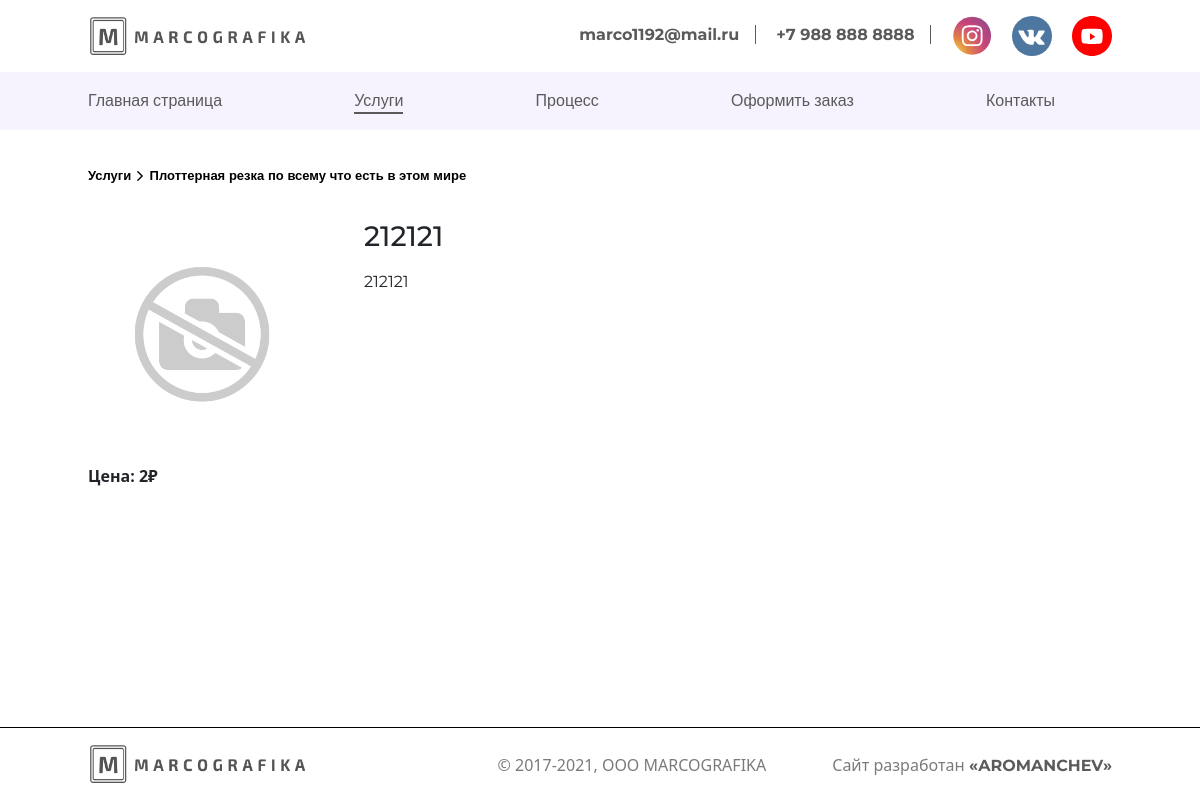
/service/16/21212121/, run on an earlier commit of the app's database.
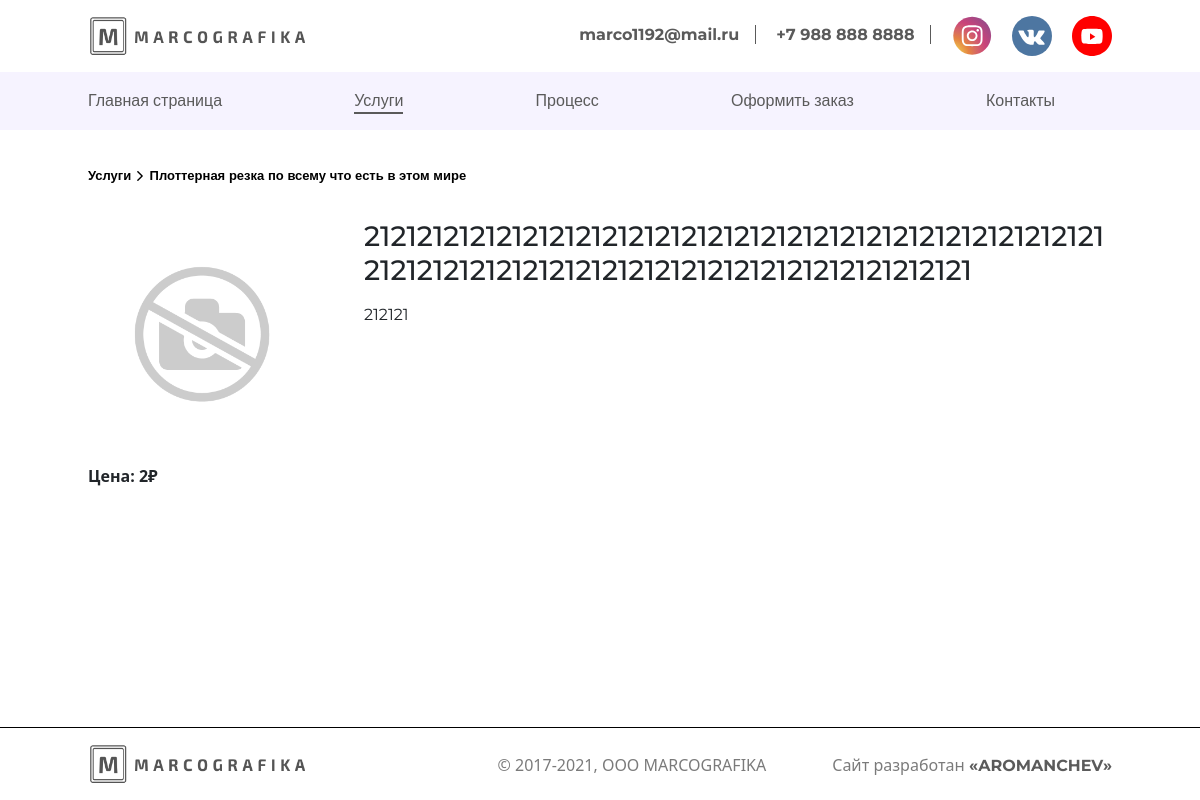
And on a later commit of the database.
### availability/models.py (models this page shows, shortened)
class Product(models.Model):
    category = models.ForeignKey(Category, related_name='products', on_delete=models.CASCADE)
    name = models.CharField(max_length=200, db_index=True)
    slug = models.SlugField(max_length=200, db_index=True)
    image = models.ImageField(upload_to='products/%Y/%m/%d', blank=True)
    description = models.TextField(blank=True)
    price = models.IntegerField()
    available = models.BooleanField(default=True)
    created = models.DateTimeField(auto_now_add=True)
    updated = models.DateTimeField(auto_now=True)
    class Meta:
        ordering = ('name',)
        verbose_name = 'Услуги'
        verbose_name_plural = 'Услуги'
        index_together = (('id', 'slug'),)

class Category(models.Model):
    name = models.CharField(max_length=200, db_index=True)
    slug = models.SlugField(max_length=200, db_index=True, unique=True)
    class Meta:
        ordering = ('name',)
        verbose_name = 'Категория'
        verbose_name_plural = 'Категории'
    def __str__(self):
        return self.name
    def get_absolute_url(self):
        return reverse('availability:product_list_by_category',
                        args=[self.slug])

### availability/views.py (the view)
def product_detail(request, id, slug):
    product = get_object_or_404(Product,
                                id=id,
                                slug=slug,
                                available=True)
    return render(request,
                  'availability/availability-detail.html',
                  {'product': product})

### availability/templates/availability/availability-detail.html (shortened to what this page needs)
{% extends 'main/index.html' %} {% load static %}
{%block styles%}
<link rel="stylesheet" type="text/css" href="{% static 'css/service.css' %}" />
{%endblock%}
{% block content %}
<div class="path">
    <a href="{% url "availability:product_list" %}">Услуги</a>
    <img src={% static "media/icons/to-top.svg" %} alt="arrow" width="10" height="10" />
    <a href="{{ product.category.get_absolute_url }}">{{ product.category }}</a>
</div>
<div class="product-detail">
    <div class="product-detail__image-content">
        <img
            src="{% if product.image %}{{ product.image.url }}{% else %}../../../../../static/media/icons/no_photo.png{% endif %}" alt="product-image">
        <span class="price">Цена: {{ product.price }}₽</p>
    </div>
    <div class="product-detail__description">
        <h1>{{product.name}}</h1>
        <p>{{ product.description|linebreaks }}<span>
    </div>
</div>
{% endblock %}
{%block footer%}
<footer class="service-detail">
    <div class="footer__container">
        <div class="container__content">
            <div class="content">
                <a href="{%url 'index' %}">
                    <img src={% static "media/icons/logo.png" %} alt="logo" width="220" height="40" />
                </a>
                <span class="date">© 2017-2021, OOO MARCOGRAFIKA</span>
                <span>Сайт разработан <a href>«AROMANCHEV»</a></span>
            </div>
        </div>
    </div>
</footer>
{%endblock%}

What changed in the data, as far as the page shows it:
changed Product "Плоттерная резка по всему что есть в этом мире": name "212121" → "212121212121212121212121212121212121212121212121212121212121212121212121212121212121212121212121212121"
